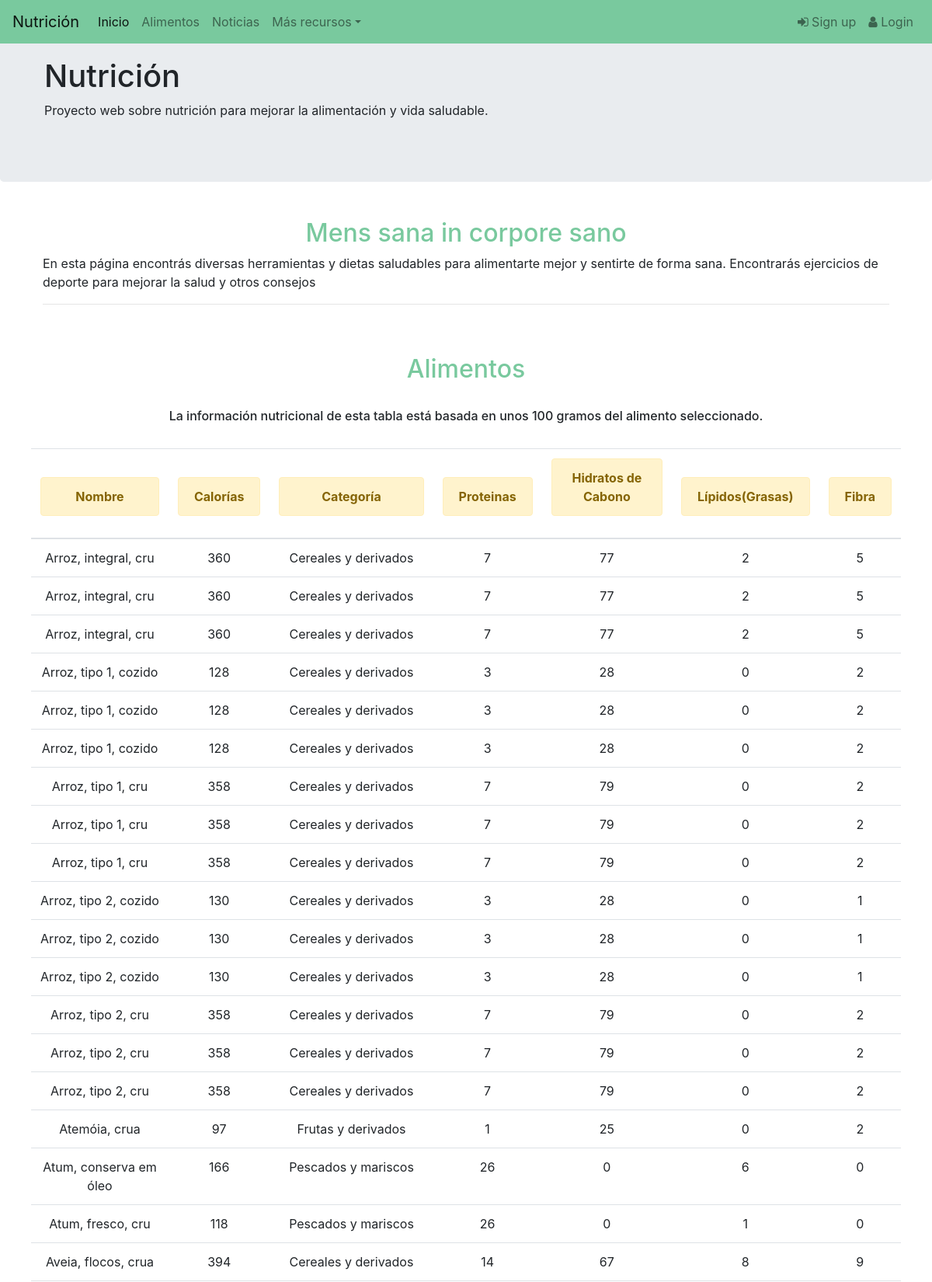
/alimentos.php?pagina=2 (upper part), run on the app's committed database.
### tables this page shows
CREATE TABLE `alimento` (
  `idAlimento` int(8) NOT NULL,
  `nombreAli` varchar(30) NOT NULL,
  `calorias` int(8) NOT NULL,
  `gramos` int(8) NOT NULL,
  `proteinas` double(8,0) DEFAULT NULL,
  `hidratosCarbono` double(8,0) DEFAULT NULL,
  `lipidos` double(8,0) DEFAULT NULL,
  `idCategoria` int(11) NOT NULL,
  `fibra` double(8,0) DEFAULT NULL,
  `calcio` double(9,0) DEFAULT NULL,
  `magnesio` double(9,0) DEFAULT NULL,
  `fosforo` double(9,0) DEFAULT NULL,
  `hierro` double(9,0) DEFAULT NULL,
  `sodio` double(9,0) DEFAULT NULL,
  `potasio` double(9,0) DEFAULT NULL,
  `cobre` double(9,0) DEFAULT NULL,
  `zinc` double(9,0) DEFAULT NULL,
  `manganeso` double(9,0) DEFAULT NULL
);

CREATE TABLE `categoria` (
  `idCategoria` int(11) NOT NULL,
  `nombreCat` varchar(40) NOT NULL
);

### alimentos.php (the view, shortened to what this page needs)
<?php
	include_once 'libs/conexion.php';
	$sql_leer = 'SELECT * FROM alimento a INNER JOIN categoria c ON a.idCategoria=c.idCategoria order by nombreAli';
    $gsent = $pdo -> prepare($sql_leer);
    $gsent->execute();
	$resultado_alimentosInicial = $gsent->fetchAll();
    $datosPagina = 50;
    $pagina=false;
    if (isset($_GET["pagina"])){
	    $pagina = $_GET["pagina"];
    }
    if(!$pagina){
        $iniciar =0;
        $pagina=1;
    } else{
        $iniciar = ($pagina-1) * $datosPagina;
    }
    $sql_muestroAlimento = 'SELECT * FROM alimento a INNER JOIN categoria c ON a.idCategoria=c.idCategoria order by nombreAli Limit :iniciar , :numRecetas';
    $muestroalimento= $pdo->prepare($sql_muestroAlimento);
    $muestroalimento->bindParam(':iniciar', $iniciar, PDO::PARAM_INT);
    $muestroalimento->bindParam(':numRecetas', $datosPagina, PDO::PARAM_INT);
    $muestroalimento->execute();
    $resultado_alimento = $muestroalimento->fetchAll();
?>
<!DOCTYPE html>
<html>
<head>
    <link rel="stylesheet" type="text/css" media="screen" href="css/style.css" />
	<link rel="stylesheet" href="https://maxcdn.bootstrapcdn.com/bootstrap/4.1.3/css/bootstrap.min.css">
	<link href="//maxcdn.bootstrapcdn.com/font-awesome/4.7.0/css/font-awesome.min.css" rel="stylesheet">
</head>
<body>
    <?php
		if(isset($_SESSION['usuario'])):
			require_once "libs/navbarLogueado.php";
		else:
			require_once "libs/navbar.php";
		endif;
    ?>
  	<div class="jumbotron">
  	<div class="container">
	    <h1>Nutrición</h1>
	    <p>Proyecto web sobre nutrición para mejorar la alimentación y vida saludable.</p>
	  	</div>
	</div>
    <header>
	</header>
		<div class="container mx-auto">
		<main id="centerMain">
			<h2 class="titulo col-12 text-center">Mens sana in corpore sano</h2>
			<p>En esta página encontrás diversas herramientas y dietas saludables para alimentarte mejor y sentirte de forma sana.
			Encontrarás ejercicios de deporte para mejorar la salud y otros consejos </p>
			<hr>
            <br>
        <br>
	    <div class="row">
            <div class="col-lg-12 text-center">
                <h2 class="titulo">Alimentos</h2><br/>
				<h6>La información nutricional de esta tabla está basada en unos 100 gramos del alimento seleccionado.</h6>
                <br />
            </div>
			<table class="table text-center">
            <thead>
                <tr>
                <th scope="col"><div class=" alert alert-warning  ">Nombre</div></th>
				<th scope="col"><div class=" alert alert-warning  ">Calorías</div></th>
				<th scope="col"><div class=" alert alert-warning  ">Categoría</div></th>
				<th scope="col"><div class=" alert alert-warning  ">Proteinas</div></th>
				<th scope="col"> <div class=" alert alert-warning  ">Hidratos de Cabono</div></th>
				<th scope="col"><div class=" alert alert-warning  ">Lípidos(Grasas)</div></th>
				<th scope="col"><div class=" alert alert-warning  ">Fibra</div></th>
                </tr>
            </thead>
            <tbody>
				<?php foreach ($resultado_alimento as $dato) :  ?>
                <tr>
                <td><?php echo $dato['nombreAli']."<br>" ?></td>
				<td><?php echo $dato['calorias']."<br>" ?></td>
				<td><?php echo $dato['nombreCat']."<br>" ?></td>
				<td><?php echo $dato['proteinas']."<br>" ?></td>
				<td><?php echo $dato['hidratosCarbono']."<br>" ?></td>
				<td><?php echo $dato['lipidos']."<br>" ?></td>
				<td><?php echo $dato['fibra']."<br>" ?></td>
                </tr>
                <?php endforeach ?>
			</tbody>
            </table>
        </div>
	      <br>
		  <br>
		</main>
	</div>
</body>
</html>

### css/style.css (style rules this page uses)
* { margin: 0px; padding: 0px; }
.container { margin: 10px !important; }
header, footer { height:50px; }
.titulo { color: #79c99e; }
#centerMain { margin-top:-5%; }
main { padding:10px; position: relative; }

### data on the page
alimento: nombreAli "Arroz, integral, cru", calorias "360", idCategoria.nombreCat "Cereales y derivados", proteinas "7", hidratosCarbono "77", lipidos "2", fibra "5"
alimento: nombreAli "Arroz, integral, cru", calorias "360", idCategoria.nombreCat "Cereales y derivados", proteinas "7", hidratosCarbono "77", lipidos "2", fibra "5"
alimento: nombreAli "Arroz, integral, cru", calorias "360", idCategoria.nombreCat "Cereales y derivados", proteinas "7", hidratosCarbono "77", lipidos "2", fibra "5"
alimento: nombreAli "Arroz, tipo 1, cozido", calorias "128", idCategoria.nombreCat "Cereales y derivados", proteinas "3", hidratosCarbono "28", lipidos "0", fibra "2"
alimento: nombreAli "Arroz, tipo 1, cozido", calorias "128", idCategoria.nombreCat "Cereales y derivados", proteinas "3", hidratosCarbono "28", lipidos "0", fibra "2"
alimento: nombreAli "Arroz, tipo 1, cozido", calorias "128", idCategoria.nombreCat "Cereales y derivados", proteinas "3", hidratosCarbono "28", lipidos "0", fibra "2"
alimento: nombreAli "Arroz, tipo 1, cru", calorias "358", idCategoria.nombreCat "Cereales y derivados", proteinas "7", hidratosCarbono "79", lipidos "0", fibra "2"
alimento: nombreAli "Arroz, tipo 1, cru", calorias "358", idCategoria.nombreCat "Cereales y derivados", proteinas "7", hidratosCarbono "79", lipidos "0", fibra "2"
alimento: nombreAli "Arroz, tipo 1, cru", calorias "358", idCategoria.nombreCat "Cereales y derivados", proteinas "7", hidratosCarbono "79", lipidos "0", fibra "2"
alimento: nombreAli "Arroz, tipo 2, cozido", calorias "130", idCategoria.nombreCat "Cereales y derivados", proteinas "3", hidratosCarbono "28", lipidos "0", fibra "1"
alimento: nombreAli "Arroz, tipo 2, cozido", calorias "130", idCategoria.nombreCat "Cereales y derivados", proteinas "3", hidratosCarbono "28", lipidos "0", fibra "1"
alimento: nombreAli "Arroz, tipo 2, cozido", calorias "130", idCategoria.nombreCat "Cereales y derivados", proteinas "3", hidratosCarbono "28", lipidos "0", fibra "1"
alimento: nombreAli "Arroz, tipo 2, cru", calorias "358", idCategoria.nombreCat "Cereales y derivados", proteinas "7", hidratosCarbono "79", lipidos "0", fibra "2"
alimento: nombreAli "Arroz, tipo 2, cru", calorias "358", idCategoria.nombreCat "Cereales y derivados", proteinas "7", hidratosCarbono "79", lipidos "0", fibra "2"
alimento: nombreAli "Arroz, tipo 2, cru", calorias "358", idCategoria.nombreCat "Cereales y derivados", proteinas "7", hidratosCarbono "79", lipidos "0", fibra "2"
alimento: nombreAli "Atemóia, crua", calorias "97", idCategoria.nombreCat "Frutas y derivados", proteinas "1", hidratosCarbono "25", lipidos "0", fibra "2"
alimento: nombreAli "Atum, conserva em óleo", calorias "166", idCategoria.nombreCat "Pescados y mariscos", proteinas "26", hidratosCarbono "0", lipidos "6", fibra "0"
alimento: nombreAli "Atum, fresco, cru", calorias "118", idCategoria.nombreCat "Pescados y mariscos", proteinas "26", hidratosCarbono "0", lipidos "1", fibra "0"
alimento: nombreAli "Aveia, flocos, crua", calorias "394", idCategoria.nombreCat "Cereales y derivados", proteinas "14", hidratosCarbono "67", lipidos "8", fibra "9"
